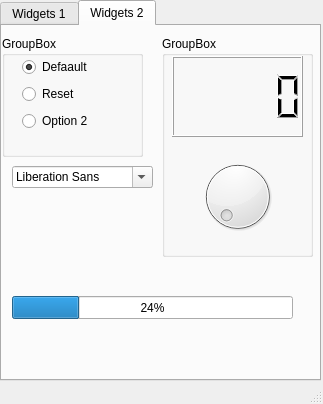
<?xml version="1.0" encoding="UTF-8"?>
<ui version="4.0">
 <class>MainWindow</class>
 <widget class="QMainWindow" name="MainWindow">
  <property name="geometry">
   <rect>
    <x>0</x>
    <y>0</y>
    <width>323</width>
    <height>404</height>
   </rect>
  </property>
  <property name="windowTitle">
   <string>MainWindow</string>
  </property>
  <widget class="QWidget" name="centralwidget">
   <widget class="QTabWidget" name="tabWidget">
    <property name="geometry">
     <rect>
      <x>0</x>
      <y>0</y>
      <width>321</width>
      <height>381</height>
     </rect>
    </property>
    <property name="currentIndex">
     <number>1</number>
    </property>
    <widget class="QWidget" name="tab">
     <attribute name="title">
      <string>Widgets 1</string>
     </attribute>
     <widget class="QWidget" name="verticalLayoutWidget">
      <property name="geometry">
       <rect>
        <x>0</x>
        <y>0</y>
        <width>311</width>
        <height>341</height>
       </rect>
      </property>
      <layout class="QVBoxLayout" name="verticalLayout">
       <item>
        <widget class="QTabWidget" name="tabWidget_2">
         <property name="currentIndex">
          <number>1</number>
         </property>
         <widget class="QWidget" name="tab_3">
          <attribute name="title">
           <string>Tree</string>
          </attribute>
          <widget class="QWidget" name="verticalLayoutWidget_2">
           <property name="geometry">
            <rect>
             <x>0</x>
             <y>0</y>
             <width>301</width>
             <height>311</height>
            </rect>
           </property>
           <layout class="QVBoxLayout" name="verticalLayout_2">
            <item>
             <widget class="QTreeWidget" name="treeWidget">
              <column>
               <property name="text">
                <string>Header 1</string>
               </property>
              </column>
              <column>
               <property name="text">
                <string>New Column</string>
               </property>
              </column>
             </widget>
            </item>
           </layout>
          </widget>
         </widget>
         <widget class="QWidget" name="tab_4">
          <attribute name="title">
           <string>Calendar</string>
          </attribute>
          <widget class="QDateEdit" name="dateEdit">
           <property name="geometry">
            <rect>
             <x>0</x>
             <y>0</y>
             <width>301</width>
             <height>22</height>
            </rect>
           </property>
          </widget>
          <widget class="QCalendarWidget" name="calendarWidget">
           <property name="geometry">
            <rect>
             <x>0</x>
             <y>30</y>
             <width>301</width>
             <height>241</height>
            </rect>
           </property>
          </widget>
         </widget>
        </widget>
       </item>
      </layout>
     </widget>
    </widget>
    <widget class="QWidget" name="tab_2">
     <attribute name="title">
      <string>Widgets 2</string>
     </attribute>
     <widget class="QGroupBox" name="groupBox">
      <property name="geometry">
       <rect>
        <x>0</x>
        <y>10</y>
        <width>141</width>
        <height>121</height>
       </rect>
      </property>
      <property name="title">
       <string>GroupBox</string>
      </property>
      <widget class="QWidget" name="layoutWidget">
       <property name="geometry">
        <rect>
         <x>20</x>
         <y>20</y>
         <width>84</width>
         <height>76</height>
        </rect>
       </property>
       <layout class="QVBoxLayout" name="verticalLayout_3">
        <item>
         <widget class="QRadioButton" name="radioButton">
          <property name="text">
           <string>Defaault</string>
          </property>
          <property name="checked">
           <bool>true</bool>
          </property>
         </widget>
        </item>
        <item>
         <widget class="QRadioButton" name="radioButton_2">
          <property name="text">
           <string>Reset</string>
          </property>
         </widget>
        </item>
        <item>
         <widget class="QRadioButton" name="radioButton_3">
          <property name="statusTip">
           <string>This option 2!</string>
          </property>
          <property name="text">
           <string>Option 2</string>
          </property>
         </widget>
        </item>
       </layout>
      </widget>
     </widget>
     <widget class="QGroupBox" name="groupBox_2">
      <property name="geometry">
       <rect>
        <x>160</x>
        <y>10</y>
        <width>151</width>
        <height>221</height>
       </rect>
      </property>
      <property name="title">
       <string>GroupBox</string>
      </property>
      <widget class="QLCDNumber" name="lcdNumber">
       <property name="geometry">
        <rect>
         <x>10</x>
         <y>20</y>
         <width>131</width>
         <height>81</height>
        </rect>
       </property>
      </widget>
      <widget class="QDial" name="dial">
       <property name="geometry">
        <rect>
         <x>10</x>
         <y>120</y>
         <width>131</width>
         <height>81</height>
        </rect>
       </property>
      </widget>
     </widget>
     <widget class="QProgressBar" name="progressBar">
      <property name="geometry">
       <rect>
        <x>10</x>
        <y>270</y>
        <width>281</width>
        <height>23</height>
       </rect>
      </property>
      <property name="value">
       <number>24</number>
      </property>
     </widget>
     <widget class="QFontComboBox" name="fontComboBox">
      <property name="geometry">
       <rect>
        <x>10</x>
        <y>140</y>
        <width>141</width>
        <height>22</height>
       </rect>
      </property>
     </widget>
     <widget class="QLabel" name="label">
      <property name="geometry">
       <rect>
        <x>20</x>
        <y>180</y>
        <width>121</width>
        <height>51</height>
       </rect>
      </property>
      <property name="font">
       <font>
        <family>MS Gothic</family>
        <pointsize>9</pointsize>
       </font>
      </property>
      <property name="text">
       <string/>
      </property>
     </widget>
    </widget>
   </widget>
  </widget>
  <widget class="QMenuBar" name="menubar">
   <property name="geometry">
    <rect>
     <x>0</x>
     <y>0</y>
     <width>323</width>
     <height>26</height>
    </rect>
   </property>
  </widget>
  <widget class="QStatusBar" name="statusbar"/>
 </widget>
 <resources/>
 <connections>
  <connection>
   <sender>radioButton_2</sender>
   <signal>clicked()</signal>
   <receiver>progressBar</receiver>
   <slot>reset()</slot>
   <hints>
    <hint type="sourcelabel">
     <x>66</x>
     <y>128</y>
    </hint>
    <hint type="destinationlabel">
     <x>152</x>
     <y>324</y>
    </hint>
   </hints>
  </connection>
  <connection>
   <sender>fontComboBox</sender>
   <signal>activated(QString)</signal>
   <receiver>label</receiver>
   <slot>setText(QString)</slot>
   <hints>
    <hint type="sourcelabel">
     <x>82</x>
     <y>193</y>
    </hint>
    <hint type="destinationlabel">
     <x>82</x>
     <y>248</y>
    </hint>
   </hints>
  </connection>
  <connection>
   <sender>dial</sender>
   <signal>valueChanged(int)</signal>
   <receiver>lcdNumber</receiver>
   <slot>display(int)</slot>
   <hints>
    <hint type="sourcelabel">
     <x>236</x>
     <y>206</y>
    </hint>
    <hint type="destinationlabel">
     <x>237</x>
     <y>113</y>
    </hint>
   </hints>
  </connection>
 </connections>
</ui>
